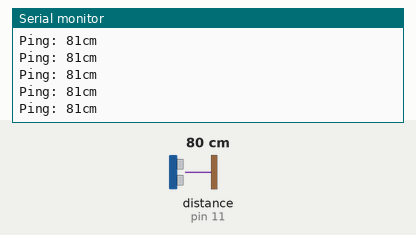
Bench run of a sketch on a simulated Arduino Uno, built with avr-gcc and run on an emulated ATmega328P. Parts: the last lines printed to the serial monitor. Inputs (shaded band) come from the test bench; at power-on: distance to the obstacle (sensor on pin 11) 80 cm. The echo pulse lasts 58.3 µs per cm.

Above: at 12.1 s.
12.2 s: distance to the obstacle (sensor on pin 11) set to 8 cm
At 12.23 s:
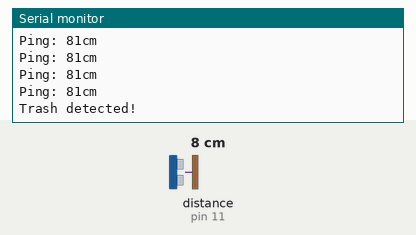
13.7 s: distance to the obstacle (sensor on pin 11) set to 12 cm
At 13.77 s:
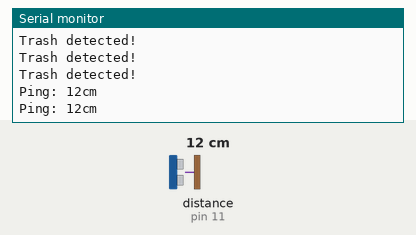

Measured:
- the behaviour switches between 10 and 11 cm on distance to the obstacle (sensor on pin 11) (found by bisection; images 1 and 2)
- after the input at 12.2 s, the serial monitor: prints a new line at once (image 1)
- after the input at 13.7 s, the serial monitor: prints a new line at once (image 2)

The sketch:

HC_SR04_NewPingLibrary_v2.ino
```cpp
/*
 HC-SR04 Ultrasonic Sensor
 Range: 2 cm - 400 cm
 Resolution: 0,3 cm
 Echo (receives the signal) to Arduino pin 13
 Trig (sends the signal) to Arduino pin 12
 If connecting using a single pin, specify the same pin for both trigger_pin and echo_pin as the same pin is doing both functions
 VCC to arduino 5v, GND to arduino GND

 METHODS
 sonar.ping(); - Send a ping, returns the echo time in microseconds or 0 (zero) if no ping echo within set distance limit
 sonar.ping_in(); - Send a ping, returns the distance in inches or 0 (zero) if no ping echo within set distance limit
 sonar.ping_cm(); - Send a ping, returns the distance in centimeters or 0 (zero) if no ping echo within set distance limit
 sonar.ping_median(iterations); - Do multiple pings (default=5), discard out of range pings and return median in microseconds
 sonar.convert_in(echoTime); - Converts microseconds to distance in inches
 sonar.convert_cm(echoTime); - Converts microseconds to distance in centimeters
 sonar.ping_timer(function); - Send a ping and call function to test if ping is complete.
 sonar.check_timer(); - Check if ping has returned within the set distance limit.
 timer_us(frequency, function); - Call function every frequency microseconds.
 timer_ms(frequency, function); - Call function every frequency milliseconds.
 timer_stop(); - Stop the timer.
 */

#include <NewPing.h>

#define TRIGGER_PIN  12
#define ECHO_PIN     11
#define MAX_DISTANCE 4000 //maximum of ping distance in cm

NewPing sonar(TRIGGER_PIN, ECHO_PIN, MAX_DISTANCE);

void setup() {
  //Serial.begin(115200);
  Serial.begin(9600);
}

void loop() {
  delay(50);

  //get distance to object in cm
  float range = sonar.ping_cm();
  if ((range >= 1) && (range <= 10) && (range != 0)){
    Serial.println("Trash detected!");
    }
    else {
      Serial.print("Ping: ");
      Serial.print(sonar.ping_cm());
      Serial.println("cm");
      }
}
```
